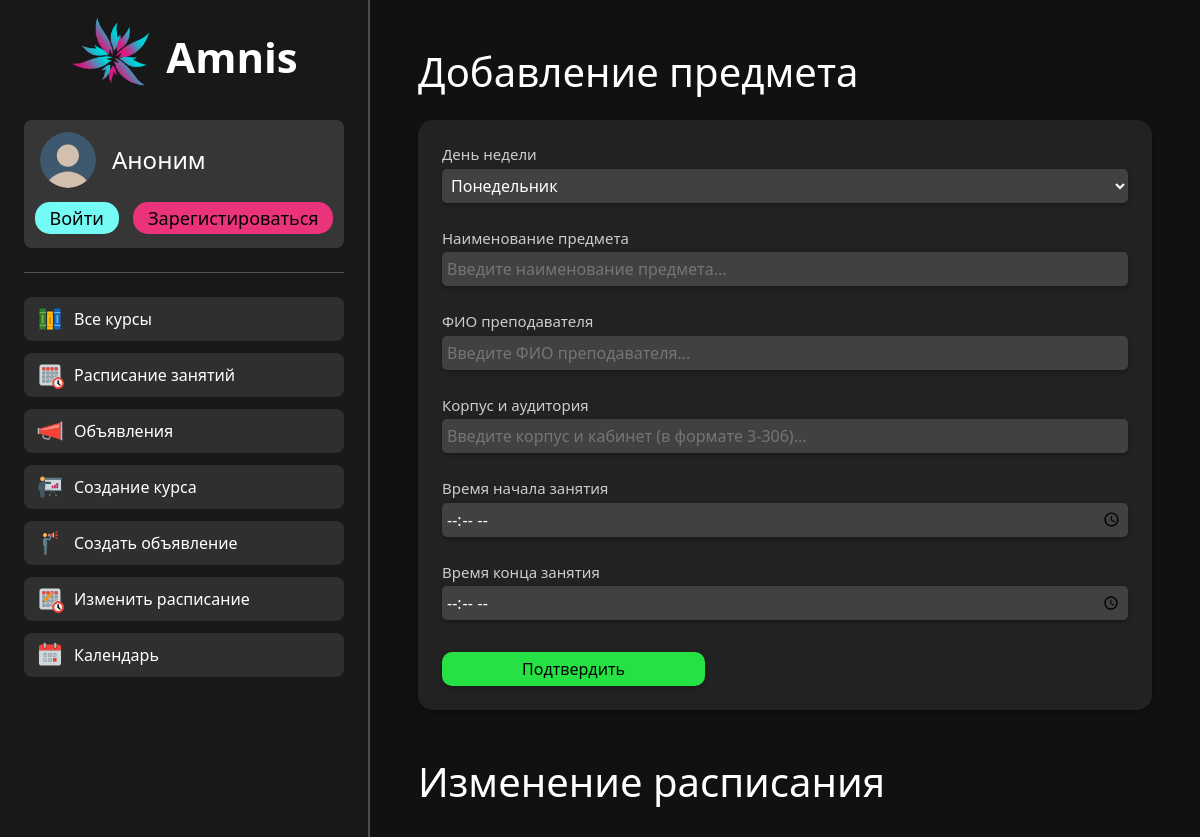
The app's page /timetable_edit, older data.
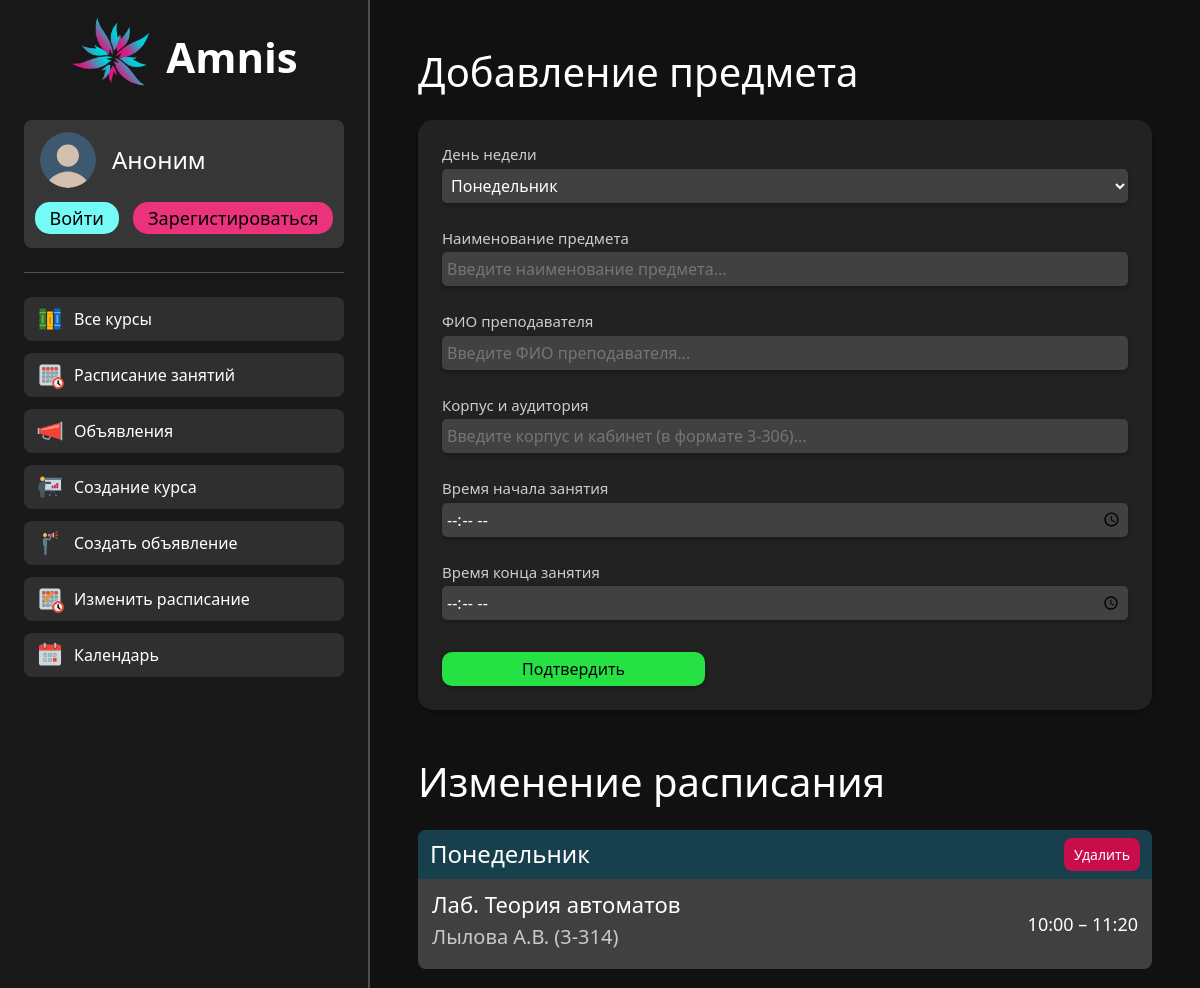
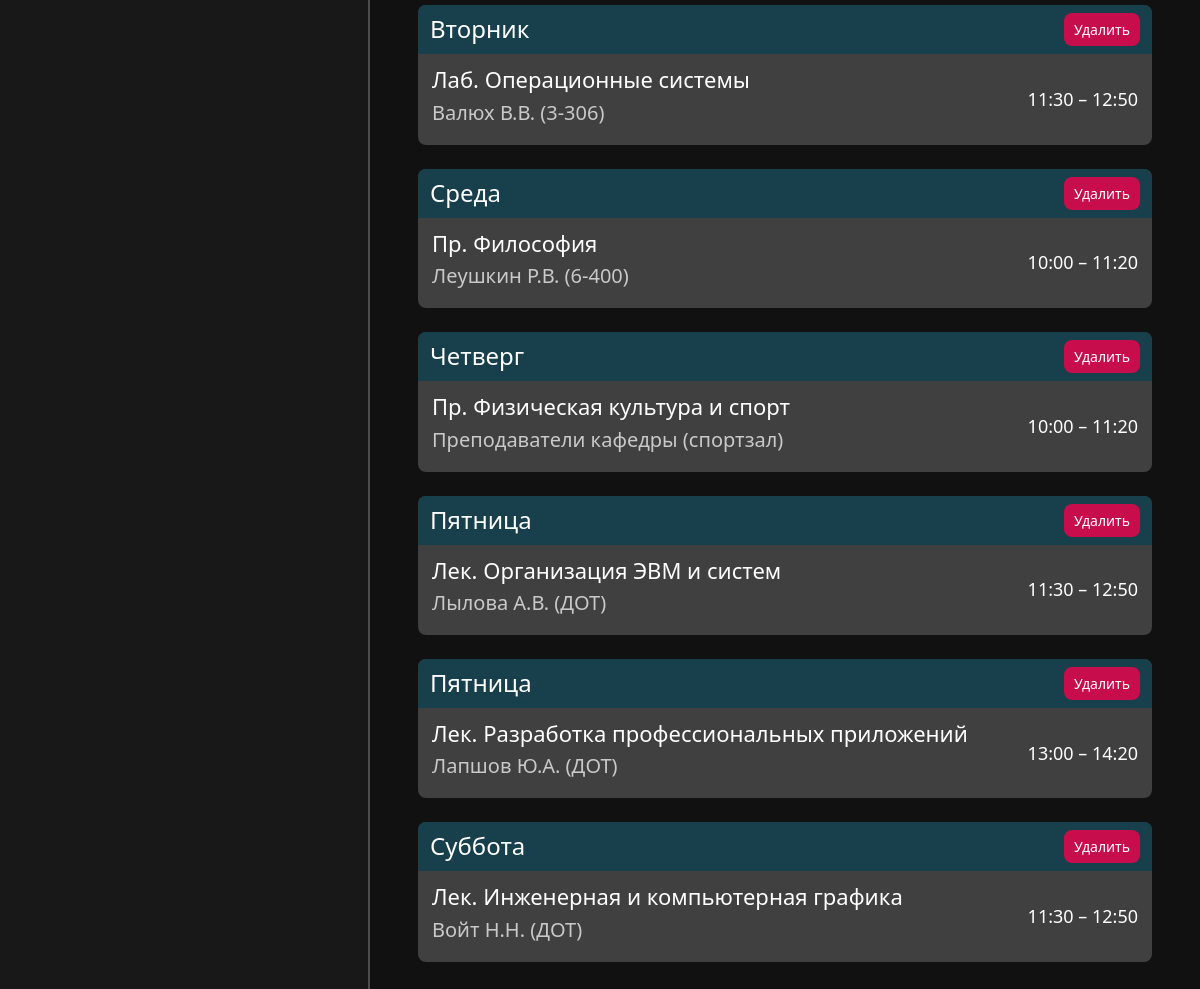
The same page, newer data (2 pictures, top to bottom).
### main/models.py (models this page shows)
class Timetable(models.Model):
    class Meta:
        verbose_name = "Расписание"
        verbose_name_plural = "Расписание"
    WEEKDAYS = (
        ("Понедельник", "Понедельник"),
        ("Вторник", "Вторник"),
        ("Среда", "Среда"),
        ("Четверг", "Четверг"),
        ("Пятница", "Пятница"),
        ("Суббота", "Суббота"),
        ("Воскресенье", "Воскресенье"),
    )
    weekday = models.CharField(max_length=12, choices=WEEKDAYS, default="")
    subject = models.TextField("Subject")
    teacher = models.TextField("Teacher")
    building_room = models.TextField("Builing and room")
    time_start = models.TimeField("Start Time")
    time_end = models.TimeField("End Time")

### main/views.py (the view)
# urls.py: path('timetable_edit', views.timetable_edit, name="timetable_edit"),
def timetable_edit(request):
    role = get_role(request.user)
    ava = get_ava(request.user)
    form = TimetableForm
    if request.method == "POST":
        caform = TimetableForm(request.POST)
        if caform.is_valid():
            caform.save()
            return redirect('timetable_edit')
    timetable_els = Timetable.objects.all()
    timetable_data = []
    for item in timetable_els:
        timetable_data.append({"idx": item.pk, "weekday": item.weekday, "subject": item.subject, "teacher_location": f"{item.teacher} ({item.building_room})",
                               "time": f"{str(item.time_start)[:-3]} – {str(item.time_end)[:-3]}"})
    return render(request, "main/timetable_edit.html", {'role': role, 'ava': ava, "form": form, "data": timetable_data})

### main/views.py (called while the page is built, shortened)
def get_role(user):
    template = ""
    return template

def get_ava(user):
    if user.is_authenticated:
        profiles_ava = ProfileInfo.objects.filter(login=user).get().avatar
        return profiles_ava
    else:
        return ""

### main/templates/main/timetable_edit.html (shortened to what this page needs)
{% load static %}
{% load l10n %}
<!doctype html>
<html lang="en">
<head>
    <link rel="stylesheet" href="https://cdn.jsdelivr.net/npm/bootstrap@5.2.3/dist/css/bootstrap.min.css">
    <link rel="stylesheet" href="https://cdn.jsdelivr.net/npm/bootstrap-icons@1.10.2/font/bootstrap-icons.css">
    <link rel="stylesheet" href="{% static 'main/css/common.css'%}">
    <link rel="stylesheet" href="{% static 'main/css/timetable.css'%}">
</head>
<body>
    {% include 'main/navigation.html' %}
    <div class="aside_container">
        <h1 class="timetable_text_title">Добавление предмета</h1>
        <form class="course_change_body" method="post" enctype="multipart/form-data">
            <div class="common_form common_form_modifier">
                <p class="common_form_name common_form__common_form_name">День недели</p>
                {{ form.weekday }}
                <p class="common_form_name common_form__common_form_name">Наименование предмета</p>
                {{ form.subject }}
                <p class="common_form_name common_form__common_form_name">ФИО преподавателя</p>
                {{ form.teacher }}
                <p class="common_form_name common_form__common_form_name">Корпус и аудитория</p>
                {{ form.building_room }}
                <p class="common_form_name common_form__common_form_name">Время начала занятия</p>
                {{ form.time_start }}
                <p class="common_form_name common_form__common_form_name">Время конца занятия</p>
                {{ form.time_end }}
                <div class="submit_button_container course_change_body__submit_button_container">
                    <button class="button1 button1_padding green-button course_change_form_button1"
                            type="submit">Подтвердить</button>
                </div>
            </div>
        </form>
        <h1 class="timetable_text_title" id="timetable_edit_title">Изменение расписания</h1>
        {% for item in data %}
            <div class="weekday">
                <div class="wd_heading">
                    <h4>{{item.weekday}}</h4>
                    <a href="{% url 'timetable_remove' item.idx %}">Удалить</a>
                </div>
                <div class="wd_info">
                    <div class="wd_sub_info">
                        <h5 class="wd_si_subject">{{item.subject}}</h5>
                        <h5 class="wd_si_teach_loc">{{item.teacher_location}}</h5>
                    </div>
                    <div class="wd_time_bounds">
                        {{item.time}}
                    </div>
                </div>
            </div>
        {% endfor %}
    </div>
</body>
</html>

Row changes from the older to the newer data that the page shows:
added Timetable: weekday "Понедельник", subject "Лаб. Теория автоматов"
added Timetable: weekday "Вторник", subject "Лаб. Операционные системы"
added Timetable: weekday "Среда", subject "Пр. Философия"
added Timetable: weekday "Четверг", subject "Пр. Физическая культура и спорт"
added Timetable: weekday "Пятница", subject "Лек. Организация ЭВМ и систем"
added Timetable: weekday "Пятница", subject "Лек. Разработка профессиональных приложений"
added Timetable: weekday "Суббота", subject "Лек. Инженерная и компьютерная графика"
Text that changed along with them:
new list line: "Удалить Лылова А.В. (3-314) 10:00 – 11:20"
new list line: "Удалить Валюх В.В. (3-306) 11:30 – 12:50"
new list line: "Удалить Леушкин Р.В. (6-400) 10:00 – 11:20"
new list line: "Удалить Преподаватели кафедры (спортзал) 10:00 – 11:20"
new list line: "Удалить Лылова А.В. (ДОТ) 11:30 – 12:50"
new list line: "Удалить Лапшов Ю.А. (ДОТ) 13:00 – 14:20"
new list line: "Удалить Войт Н.Н. (ДОТ) 11:30 – 12:50"
